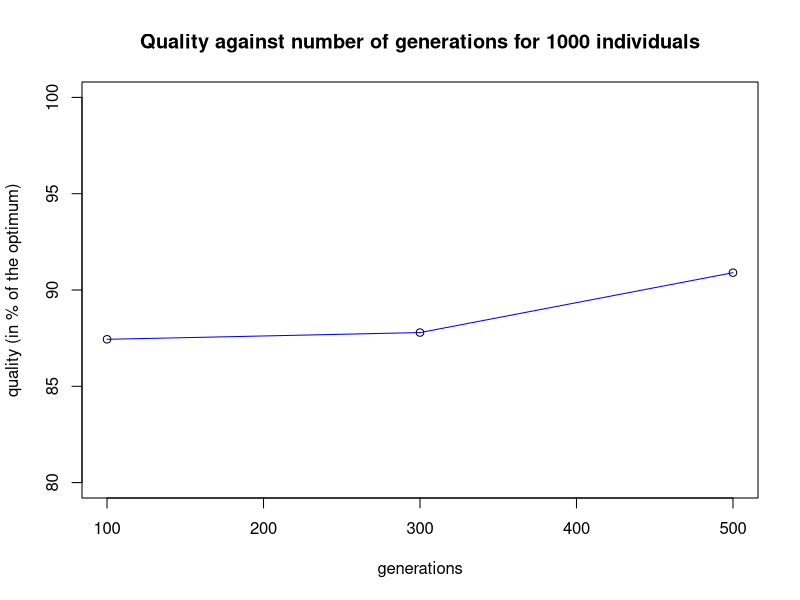

Recreate this plot in R.
#run 'png(quality.png)' from R shell
generations <- c(100,300,500)
quality2 <- c(87.44,87.79,90.9)	   #simulated annealing


plot(generations, quality2, main="Quality against number of generations for 1000 individuals", sub="",  xlab="generations", ylab="quality (in % of the optimum)",
xlim=c(100, 500), ylim=c(80, 100), lty=1)

lines(generations,quality2,col="blue",lty=1)
#run 'dev.off()' from R shell

